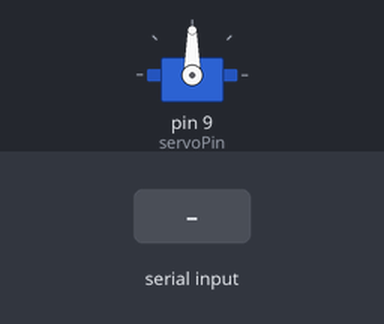
Simulated run of this sketch. Board: Arduino Uno, built with avr-gcc and run on an emulated ATmega328P. Parts: servo. The inputs (shaded band) are chosen by the test bench. What the sketch prints to the serial monitor is not drawn.

Above: at 1.2 s.
1.3 s: "90,45\n" received over Serial
At 1.7 s:
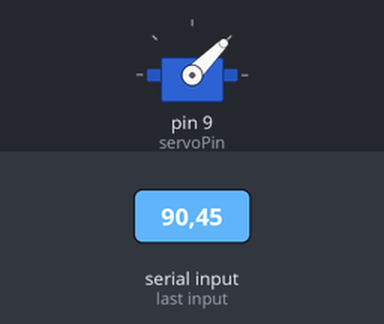
2.8 s: "30,150\n" received over Serial
At 4.0 s:
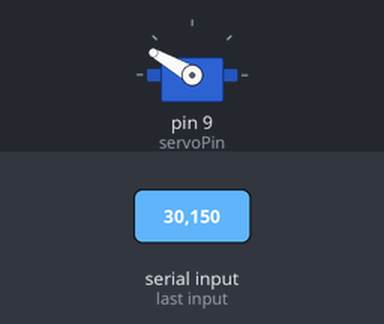
4.3 s: "5\n" received over Serial
At 5.1 s:
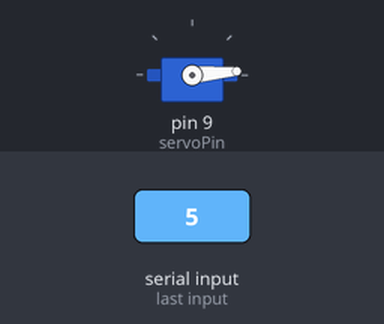
5.8 s: "90\n" received over Serial
At 6.3 s:
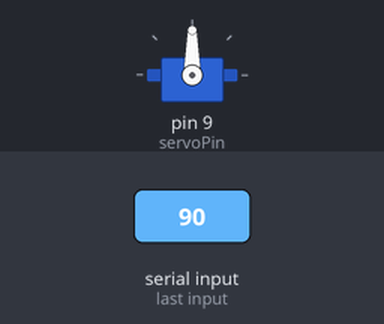
Timing chart, 0 to 8.3 s (numbered marks = the images above; inputs shaded):
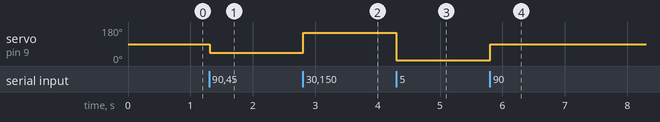

The sketch:

arduino_practice_4.ino
```cpp
#include <Servo.h>

Servo myServo;          // 서보 객체 생성
int servoPin = 9;       // 서보 신호 핀 (PWM 핀)

int angle = 0;          // 입력받은 각도 저장 변수

void setup() {
  Serial.begin(9600);   // 시리얼 통신 시작
  myServo.attach(servoPin);

  Serial.println("=== 서보 모터 각도 실습 프로그램 ===");
  Serial.println("0~180 사이의 각도를 입력 후 Enter를 누르세요.");
}

void loop() {

  // 시리얼로 값이 들어오면 처리
  if (Serial.available() > 0) {

    int inputAngle = Serial.parseInt();  // 정수 값 읽기

    // 입력 범위 체크
    if (inputAngle >= 0 && inputAngle <= 180) {
      angle = inputAngle;
      myServo.write(angle);              // 서보 이동

      Serial.print("서보 이동 → ");
      Serial.print(angle);
      Serial.println(" 도");
    }
    else {
      Serial.println("⚠ 오류: 0~180 사이의 숫자를 입력하세요.");
    }

    // 시리얼 버퍼 정리
    while (Serial.available() > 0) {
      Serial.read();
    }
  }
}
```

Measured:
- after the input at 1.3 s, servo on pin 9 (servoPin): 90° → 45° at once
- after the input at 2.8 s, servo on pin 9 (servoPin): 45° → 150° at once
- after the input at 4.3 s, servo on pin 9 (servoPin): 150° → 5° at once
- after the input at 5.8 s, servo on pin 9 (servoPin): 5° → 90° at once
